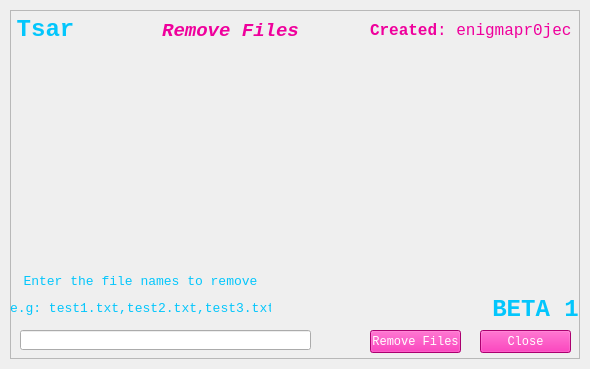
<?xml version="1.0" encoding="UTF-8"?>
<ui version="4.0">
 <class>removeFilesGUI</class>
 <widget class="QMainWindow" name="removeFilesGUI">
  <property name="geometry">
   <rect>
    <x>0</x>
    <y>0</y>
    <width>590</width>
    <height>369</height>
   </rect>
  </property>
  <property name="windowTitle">
   <string>Tsar Beta 1</string>
  </property>
  <property name="windowIcon">
   <iconset>
    <normaloff>iconfile.ico</normaloff>iconfile.ico</iconset>
  </property>
  <widget class="QWidget" name="centralwidget">
   <layout class="QVBoxLayout" name="verticalLayout">
    <property name="spacing">
     <number>0</number>
    </property>
    <property name="leftMargin">
     <number>10</number>
    </property>
    <property name="topMargin">
     <number>10</number>
    </property>
    <property name="rightMargin">
     <number>10</number>
    </property>
    <property name="bottomMargin">
     <number>10</number>
    </property>
    <item>
     <widget class="QFrame" name="dropShadowFrame">
      <property name="styleSheet">
       <string notr="true">QFrame {	
	background-color: rgba(255, 255, 255, .15);  
}</string>
      </property>
      <property name="frameShape">
       <enum>QFrame::StyledPanel</enum>
      </property>
      <property name="frameShadow">
       <enum>QFrame::Raised</enum>
      </property>
      <widget class="QLabel" name="label_title">
       <property name="geometry">
        <rect>
         <x>-10</x>
         <y>-10</y>
         <width>91</width>
         <height>61</height>
        </rect>
       </property>
       <property name="font">
        <font>
         <family>Consolas</family>
         <pointsize>40</pointsize>
        </font>
       </property>
       <property name="styleSheet">
        <string notr="true">color: rgb(3, 198, 252);
background-color: rgba(255, 255, 255, 0); </string>
       </property>
       <property name="text">
        <string>&lt;html&gt;&lt;head/&gt;&lt;body&gt;&lt;p&gt;&lt;span style=&quot; font-size:18pt; font-weight:600;&quot;&gt;Tsar&lt;/span&gt;&lt;/p&gt;&lt;/body&gt;&lt;/html&gt;</string>
       </property>
       <property name="alignment">
        <set>Qt::AlignCenter</set>
       </property>
      </widget>
      <widget class="QLabel" name="label_credits">
       <property name="geometry">
        <rect>
         <x>360</x>
         <y>0</y>
         <width>201</width>
         <height>41</height>
        </rect>
       </property>
       <property name="font">
        <font>
         <family>Consolas</family>
         <pointsize>40</pointsize>
        </font>
       </property>
       <property name="styleSheet">
        <string notr="true">color: rgba(239, 0, 156, 255);
background-color: rgba(255, 255, 255, 0); </string>
       </property>
       <property name="text">
        <string>&lt;html&gt;&lt;head/&gt;&lt;body&gt;&lt;p&gt;&lt;span style=&quot; font-size:12pt; font-weight:600;&quot;&gt;Created&lt;/span&gt;&lt;span style=&quot; font-size:12pt;&quot;&gt;: enigmapr0ject&lt;/span&gt;&lt;/p&gt;&lt;/body&gt;&lt;/html&gt;</string>
       </property>
       <property name="alignment">
        <set>Qt::AlignRight|Qt::AlignTrailing|Qt::AlignVCenter</set>
       </property>
      </widget>
      <widget class="QLabel" name="label_credits_3">
       <property name="geometry">
        <rect>
         <x>150</x>
         <y>10</y>
         <width>141</width>
         <height>21</height>
        </rect>
       </property>
       <property name="font">
        <font>
         <family>Consolas</family>
         <pointsize>10</pointsize>
        </font>
       </property>
       <property name="styleSheet">
        <string notr="true">color: rgba(239, 0, 156, 255);
background-color: rgba(255, 255, 255, 0); </string>
       </property>
       <property name="text">
        <string>&lt;html&gt;&lt;head/&gt;&lt;body&gt;&lt;p align=&quot;center&quot;&gt;&lt;span style=&quot; font-size:14pt; font-weight:600; font-style:italic;&quot;&gt;Remove Files&lt;/span&gt;&lt;/p&gt;&lt;/body&gt;&lt;/html&gt;</string>
       </property>
       <property name="alignment">
        <set>Qt::AlignLeading|Qt::AlignLeft|Qt::AlignVCenter</set>
       </property>
      </widget>
      <widget class="QPushButton" name="closeButton">
       <property name="geometry">
        <rect>
         <x>470</x>
         <y>320</y>
         <width>91</width>
         <height>23</height>
        </rect>
       </property>
       <property name="font">
        <font>
         <family>Consolas</family>
        </font>
       </property>
       <property name="styleSheet">
        <string notr="true">color: rgba(255, 255, 255, 255);
background-color: rgba(239, 0, 156, 255);</string>
       </property>
       <property name="text">
        <string>Close</string>
       </property>
      </widget>
      <widget class="QLabel" name="response">
       <property name="geometry">
        <rect>
         <x>230</x>
         <y>210</y>
         <width>181</width>
         <height>41</height>
        </rect>
       </property>
       <property name="font">
        <font>
         <family>Consolas</family>
         <pointsize>10</pointsize>
        </font>
       </property>
       <property name="styleSheet">
        <string notr="true">color: rgba(239, 0, 156, 255);
background-color: rgba(255, 255, 255, 0); </string>
       </property>
       <property name="text">
        <string>&lt;html&gt;&lt;head/&gt;&lt;body&gt;&lt;p&gt;&lt;br/&gt;&lt;/p&gt;&lt;/body&gt;&lt;/html&gt;</string>
       </property>
       <property name="alignment">
        <set>Qt::AlignLeading|Qt::AlignLeft|Qt::AlignVCenter</set>
       </property>
      </widget>
      <widget class="QLabel" name="feedback">
       <property name="geometry">
        <rect>
         <x>320</x>
         <y>50</y>
         <width>231</width>
         <height>181</height>
        </rect>
       </property>
       <property name="font">
        <font>
         <family>Consolas</family>
         <pointsize>10</pointsize>
        </font>
       </property>
       <property name="styleSheet">
        <string notr="true">color: rgba(3, 198, 252, 255);
background-color: rgba(255, 255, 255, 0); </string>
       </property>
       <property name="text">
        <string>&lt;html&gt;&lt;head/&gt;&lt;body&gt;&lt;p&gt;&lt;br/&gt;&lt;/p&gt;&lt;/body&gt;&lt;/html&gt;</string>
       </property>
       <property name="alignment">
        <set>Qt::AlignLeading|Qt::AlignLeft|Qt::AlignVCenter</set>
       </property>
      </widget>
      <widget class="QPushButton" name="removeAllFiles">
       <property name="geometry">
        <rect>
         <x>360</x>
         <y>320</y>
         <width>91</width>
         <height>23</height>
        </rect>
       </property>
       <property name="font">
        <font>
         <family>Consolas</family>
        </font>
       </property>
       <property name="styleSheet">
        <string notr="true">color: rgba(255, 255, 255, 255);
background-color: rgba(239, 0, 156, 255);</string>
       </property>
       <property name="text">
        <string>Remove Files</string>
       </property>
      </widget>
      <widget class="QLabel" name="contentsLabel">
       <property name="geometry">
        <rect>
         <x>10</x>
         <y>50</y>
         <width>301</width>
         <height>181</height>
        </rect>
       </property>
       <property name="font">
        <font>
         <family>Consolas</family>
         <pointsize>10</pointsize>
        </font>
       </property>
       <property name="styleSheet">
        <string notr="true">color: rgba(3, 198, 252, 255);
background-color: rgba(255, 255, 255, 0); </string>
       </property>
       <property name="text">
        <string>&lt;html&gt;&lt;head/&gt;&lt;body&gt;&lt;p&gt;&lt;br/&gt;&lt;/p&gt;&lt;/body&gt;&lt;/html&gt;</string>
       </property>
       <property name="alignment">
        <set>Qt::AlignLeading|Qt::AlignLeft|Qt::AlignVCenter</set>
       </property>
      </widget>
      <widget class="QLineEdit" name="filelist">
       <property name="geometry">
        <rect>
         <x>10</x>
         <y>320</y>
         <width>291</width>
         <height>20</height>
        </rect>
       </property>
      </widget>
      <widget class="QLabel" name="label_credits_4">
       <property name="geometry">
        <rect>
         <x>0</x>
         <y>260</y>
         <width>261</width>
         <height>51</height>
        </rect>
       </property>
       <property name="font">
        <font>
         <family>Consolas</family>
         <pointsize>10</pointsize>
        </font>
       </property>
       <property name="styleSheet">
        <string notr="true">color: rgb(3, 198, 252);
background-color: rgba(255, 255, 255, 0); </string>
       </property>
       <property name="text">
        <string>&lt;html&gt;&lt;head/&gt;&lt;body&gt;&lt;p align=&quot;center&quot;&gt;Enter the file names to remove&lt;/p&gt;&lt;p align=&quot;center&quot;&gt;e.g: test1.txt,test2.txt,test3.txt&lt;/p&gt;&lt;/body&gt;&lt;/html&gt;</string>
       </property>
       <property name="alignment">
        <set>Qt::AlignLeading|Qt::AlignLeft|Qt::AlignVCenter</set>
       </property>
      </widget>
      <widget class="QLabel" name="label_title_2">
       <property name="geometry">
        <rect>
         <x>480</x>
         <y>270</y>
         <width>91</width>
         <height>61</height>
        </rect>
       </property>
       <property name="font">
        <font>
         <family>Consolas</family>
         <pointsize>40</pointsize>
        </font>
       </property>
       <property name="styleSheet">
        <string notr="true">color: rgb(3, 198, 252);
background-color: rgba(255, 255, 255, 0); </string>
       </property>
       <property name="text">
        <string>&lt;html&gt;&lt;head/&gt;&lt;body&gt;&lt;p&gt;&lt;span style=&quot; font-size:18pt; font-weight:600;&quot;&gt;BETA 1&lt;/span&gt;&lt;/p&gt;&lt;/body&gt;&lt;/html&gt;</string>
       </property>
       <property name="alignment">
        <set>Qt::AlignCenter</set>
       </property>
      </widget>
     </widget>
    </item>
   </layout>
  </widget>
 </widget>
 <resources>
  <include location="assets.qrc"/>
 </resources>
 <connections/>
</ui>
